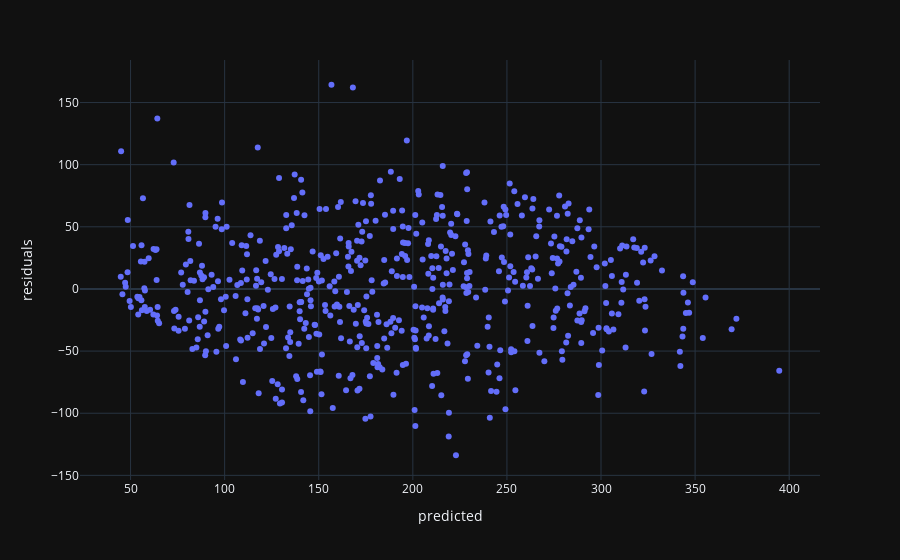

The notebook cell saved with this chart:
### Code cell
residuals_fig = px.scatter(data, x='predicted', y='residuals')
residuals_fig

### Figure 1 — Plotly figure (JSON) as saved in the notebook; plotly's stock layout.template omitted (floating-point values rounded to 4 significant figures; data arrays with more than 128 entries replaced by an {"elided": "..."} marker saying what was removed)
{"data": [{"hovertemplate": "predicted=%{x}<br>residuals=%{y}<extra></extra>", "legendgroup": "", "marker": {"color": "#636efa", "symbol": "circle"}, "mode": "markers", "name": "", "orientation": "v", "showlegend": false, "type": "scatter", "x": {"elided": "572 float values"}, "xaxis": "x", "y": {"elided": "572 float values"}, "yaxis": "y"}], "layout": {"legend": {"tracegroupgap": 0}, "margin": {"t": 60}, "xaxis": {"anchor": "y", "domain": [0, 1], "title": {"text": "predicted"}}, "yaxis": {"anchor": "x", "domain": [0, 1], "title": {"text": "residuals"}}}}
